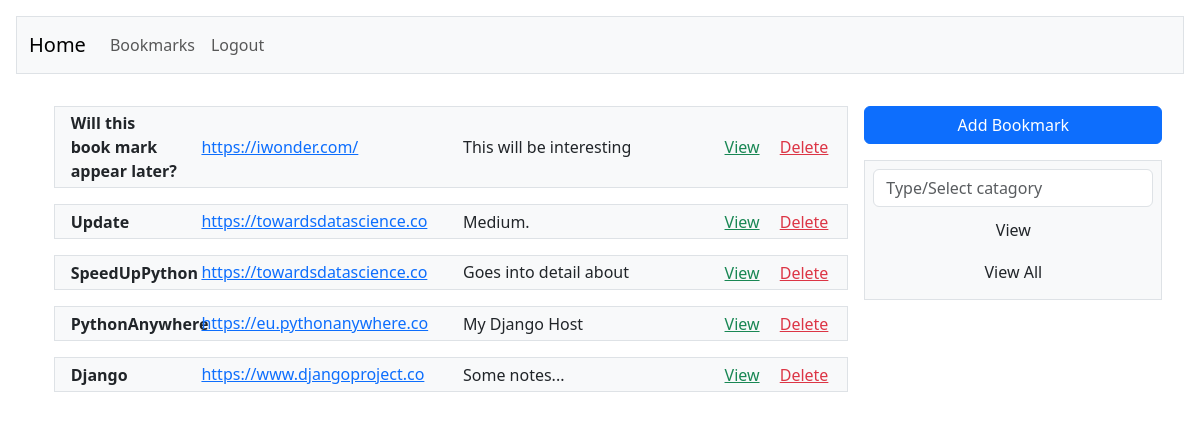
The page /userhome (signed in) on the database as committed earlier.
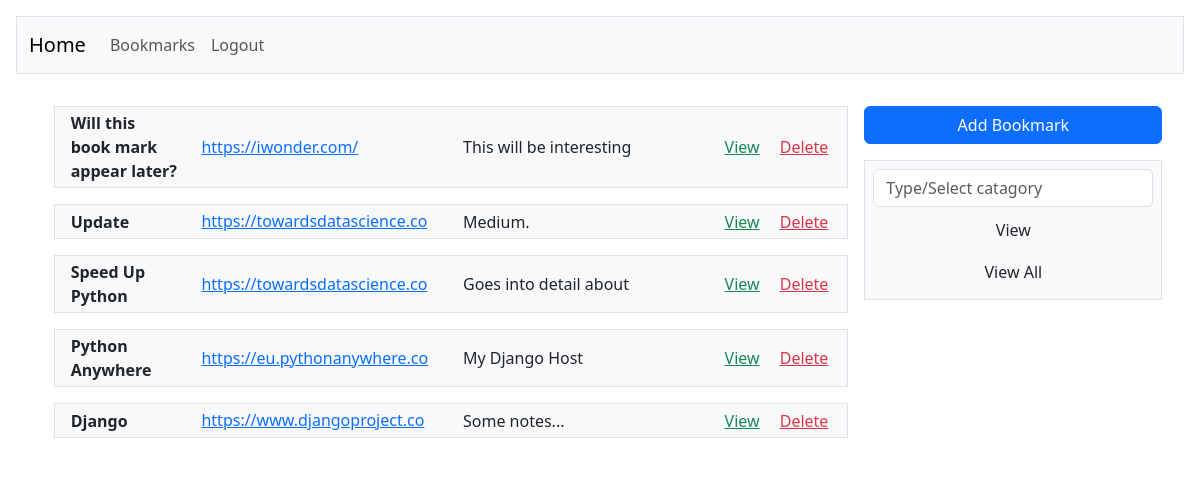
The same page on the database as committed later.
### bookmarks_main/models.py (models this page shows, shortened)
class Saved_Bookmarks(models.Model):
    bookmark_title = models.CharField(max_length=500, null=True, blank=False)
    bookmark_address = models.CharField(max_length=1_000)
    bookmark_notes = models.CharField(max_length=100_000, null=True, blank=False)
    bookmark_catagory = models.CharField(max_length=250, null=True, blank=False)
    bookmark_save_date = models.DateTimeField(auto_now_add=True)
    author = models.ForeignKey(User, on_delete=models.CASCADE)

### bookmarks_main/views.py (the view, shortened to what this page needs)
# urls.py: path('userhome', views.userhome, name='home-page'),
def userhome(request):
    context = {}
    bookmarks = Saved_Bookmarks.objects.filter(author=request.user.id).order_by('-bookmark_save_date')
    context['bookmarks'] = bookmarks
    bookmark_list = [bookmark for bookmark in bookmarks]
    catagories = list(set([entry.bookmark_catagory for entry in bookmark_list]))
    context['catagories'] = catagories
    if request.method == 'POST' and 'delete_bookmark' in request.POST:
        delete_bookmark(request, request.POST['bookmark_id'])
        return HttpResponseRedirect('')
    return render(request, 'bookmarks_main/index.html', context)

### bookmarks_main/templates/bookmarks_main/index.html (shortened to what this page needs)
{% extends './template.html' %}
{% block content %}
    <div class="row mb-3 d-flex justify-content-center">
        <div class="col-lg-3 order-lg-2">
            <form method="post">
                <div class="row">
                <button class="btn btn-primary mt-3" type="button" data-bs-toggle="collapse" data-bs-target="#collapseExample" aria-expanded="false" aria-controls="collapseExample">
                    Add Bookmark
                </button>
                </div>
            </form>
            <form method="post">
                <div class="row mt-3 p-2 bg-light border">
                    <input name="selected_bookmark_catagory" class="form-control" list="datalistOptions" placeholder="Type/Select catagory">
                    <input class="btn btn mt-1" type="submit" name="select_catagory" value="View">
                    <form method="post">
                    <input class="btn btn mt-1" type="submit" name="view_all" value="View All">
                    </form>
                </div>
            </form>
        </div>
        <div class="col-lg-8 order-md-1 ms-3 me-3">
            {% if user.is_authenticated %}
                    {% for bookmark in bookmarks %}
                        <form method="post">
                            <div class="row p-1 mt-3 bg-light d-flex align-items-center border">
                                <div class="col-lg-2">
                                    <p class="card-title fw-bold">{{bookmark.bookmark_title}}</p>
                                </div>
                                <div class="col-lg-4 text-break overflow-auto">
                                    <p class="card-text" style="max-height:25px;">
                                        <a href="{{bookmark.bookmark_address}}">{{bookmark.bookmark_address}}</a><br>
                                    </p>
                                </div>
                                <div class="col-lg-4 text-break overflow-auto">
                                    <p class="card-text" style="max-height:25px;">{{bookmark.bookmark_notes}}</p>
                                </div>
                                <div class="col-lg-2">
                                    <a href="{% url 'edit-bookmark' bookmark.id %}" class="text-success me-3">View</a>
                                    <a href="{% url 'delete-bookmark' bookmark.id %}" class="text-danger">Delete</a>
                                </div>
                            </div>
                        </form>
                    {% endfor %}
        </div>
    </div>
    {% else %}
        <p class="text-danger">You must be logged in to see this content</p>
    {% endif %}
{% endblock %}

Rows that differ between the two databases and show on the page:
changed Saved_Bookmarks "Goes into detail about…": bookmark_title "SpeedUpPython" → "Speed Up Python"
changed Saved_Bookmarks "https://eu.pythonanywhere.com/": bookmark_title "PythonAnywhere" → "Python Anywhere"
